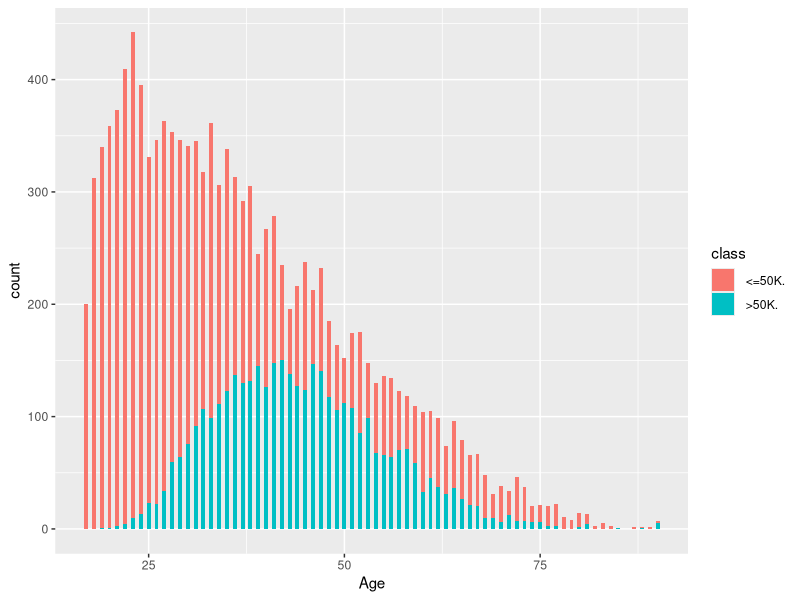
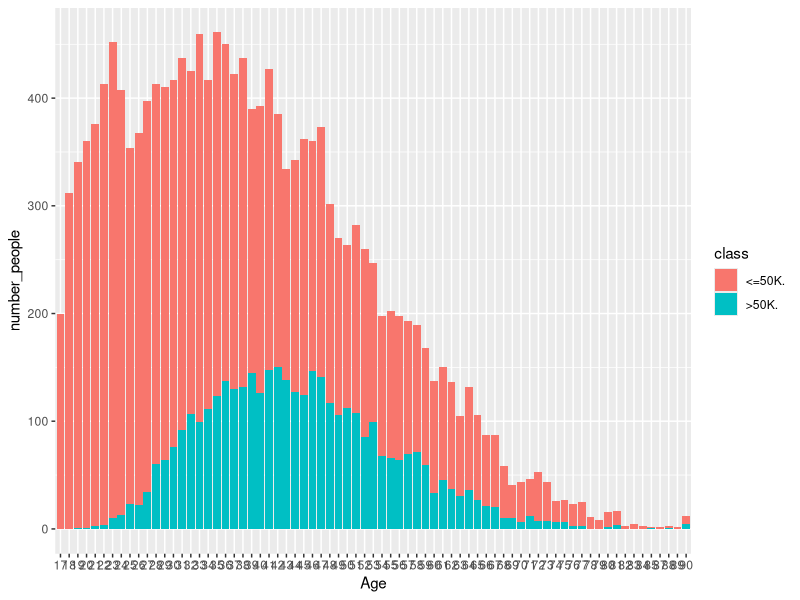
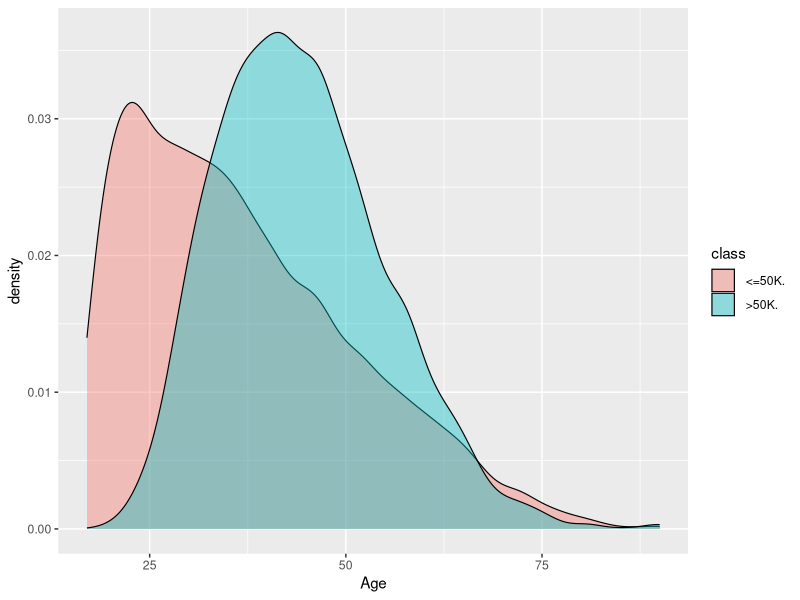

Reproduce these figures in R, in order. (Note: this script raises an error after producing the figures.)
if (!"package:ggplot2" %in% search()) { 
  install.packages("ggplot2")
}

library(ggplot2)
adult <- read.csv("adult.prac1.csv")

#http://www.cookbook-r.com/Graphs/Bar_and_line_graphs_(ggplot2)/

#1. Genere las gráficas necesarias para visualizar las diferencias de ingresos en función de las demás
#variables, tanto categóricas como numéricas. (3.5 punto)

ClassMayor <- adult[grep(">50K.",adult$class), ]
ClassMenor <- adult[grep("<=50K.",adult$class), ]

#//////////////////////////////////Age y class//////////////////////////////////

#Generamos unas tablas 
auxMayor <- table(ClassMayor$Age)
auxMenor <- table(ClassMenor$Age)

finalMayor <- data.frame(
  number_people = c(auxMayor),
  Age = c(rownames(auxMayor)),
  class = c(">50K.")
)

finalMenor <- data.frame(
  number_people = c(auxMenor),
  Age = c(rownames(auxMenor)),
  class = c("<=50K.")
)

final <- merge(finalMenor,finalMayor,all=TRUE)

#Histograma sencillo
ggplot(adult, aes(x=Age, fill=class)) +
  geom_histogram(binwidth=.5, position="identity") 

#Grafico de barras en detalle
ggplot(data=final, aes(x=Age, y=number_people, fill=class)) +
  geom_bar(stat="identity")

#Diagrma de densidad
ggplot(adult, aes(x=Age, fill=class)) + geom_density(alpha=.4, size = 0.4)

#//////////////////////////////////workclass y class//////////////////////////////////

#Generamos unas tablas 
auxMayor <- table(ClassMayor$workclass)
auxMenor <- table(ClassMenor$workclass)

finalMayor <- data.frame(
  number_people = c(auxMayor),
  workclass = c(rownames(auxMayor)),
  class = c(">50K.")
)

finalMenor <- data.frame(
  number_people = c(auxMenor),
  workclass = c(rownames(auxMenor)),
  class = c("<=50K.")
)

final <- merge(finalMenor,finalMayor,all=TRUE)

#Histograma sencillo
ggplot(adult, aes(x=workclass, fill=class)) +
  geom_histogram(binwidth=.5, position="identity") 

#Grafico de barras en detalle
ggplot(data=final, aes(x=workclass, y=number_people, fill=class)) +
  geom_bar(stat="identity")

#Diagrma de densidad
ggplot(adult, aes(x=workclass, fill=class)) + geom_density(alpha=.4, size = 0.4)



#2. Obtenga las medidas de tendencia central de cada una de las variables numéricas para cada una de las dos
#posibles clases. ¿Existe diferencia? (1 punto)




#3. Obtenga los cuartiles y los percentiles de cada una de las variables numéricas para cada una de las dos
#posisbles clases. ¿Existe diferencia? (1 punto)




#4. Para las variables numéricas y para cada unas de las clases, calcule las medidas de dispersión siguientes:
#  (a) recorrido, (b) recorrido inter-cuantílico y (c) varianza. ¿Existe diferencia? (1 punto)



#5. Con respecto a las medidas de asimetría, ¿que podríamos indicar de la distribución de cada una de las
#variables númericas de las dos clases? (1 punto)




#6. Realice un ajuste de mínimos cuadrados entre la variable horas por semana y nivel de educación. Indique
#la precisión del ajuste. (2.5 punto)


